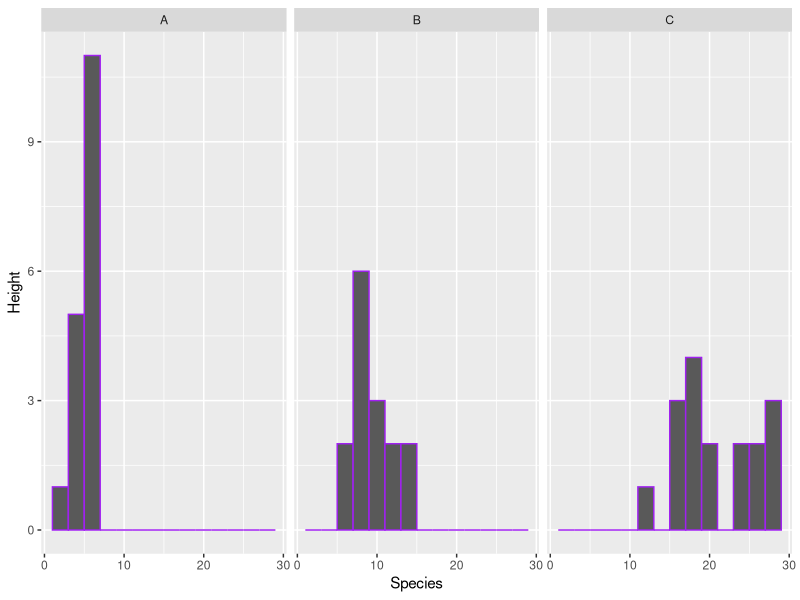
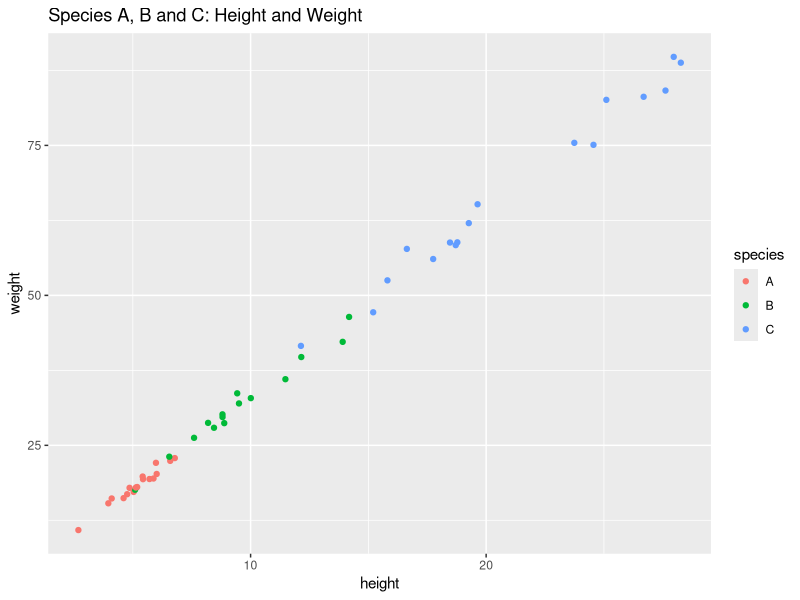
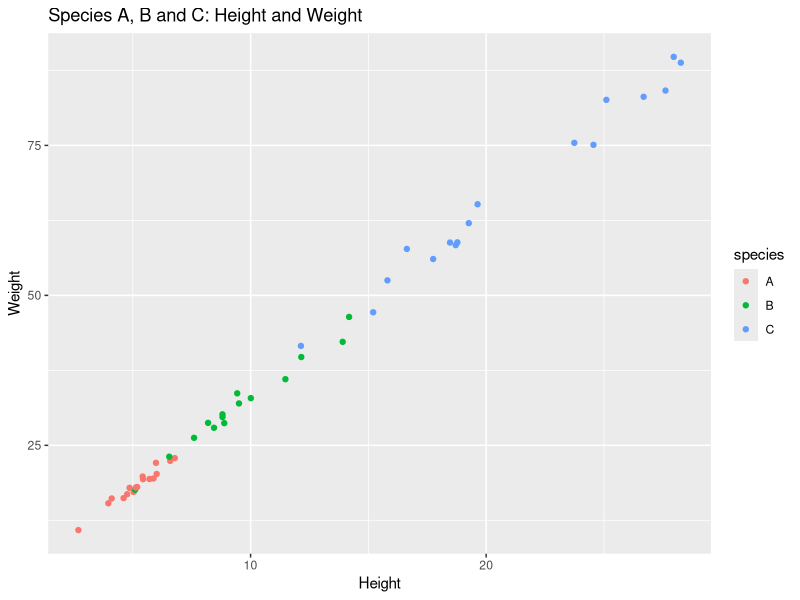

Source code (R) for these figures, in order:
#Lab Practical practice

#project title: LabPracticalpractice2019

#to claim repo: https://github.com/SShigematsu4/LabPracticalpractice2019

#data saved as: sample-data.csv

library(tidyverse)


#all data (excluding NAs)
sampledata <- read_csv("sample-data.csv") %>%
  filter(complete.cases(.))

sampledata

#6 tibble - species A & B + height (excluding NAs)

data1 <- sampledata %>%
  select(species, height) %>%
  filter(species != "C")

print(data1)

#tibble w/ mean & SE for species A & B
data1 %>%
  group_by(species) %>%
  summarize(mean = mean(height, na.rm = TRUE),
            standar = sd(height, na.rm = TRUE)
            )

#(for 7) tibble w/ all species + height (excluding NAs)
data2 <- sampledata %>%
  select(species, height)
  
print(data2)

#7 histogram of heights w/ facets for species x3
data2 %>%
  group_by(species) %>%
  ggplot(aes(height)) +
  geom_histogram(binwidth = 2, color="purple") +
  facet_grid(~ species) +
  labs(x = "Species", y = "Height")

#(for 8) tibble w/ all species + height & weight (excluding NAs)
data3 <- sampledata %>%
  select(species, height, weight)

print(data3)

#8 scatterplot of heights & weights  
  
#(for 8) tibble w/ all species + height & weight
Tdata3 <- data3 %>%
  group_by(species) %>%
  ggplot(aes(height)) +
  geom_point(na.rm = TRUE, aes(height, weight, colour = species))

print(Tdata3 + ggtitle("Species A, B and C: Height and Weight")) +
  labs(y="Weight", x = "Height")
  
